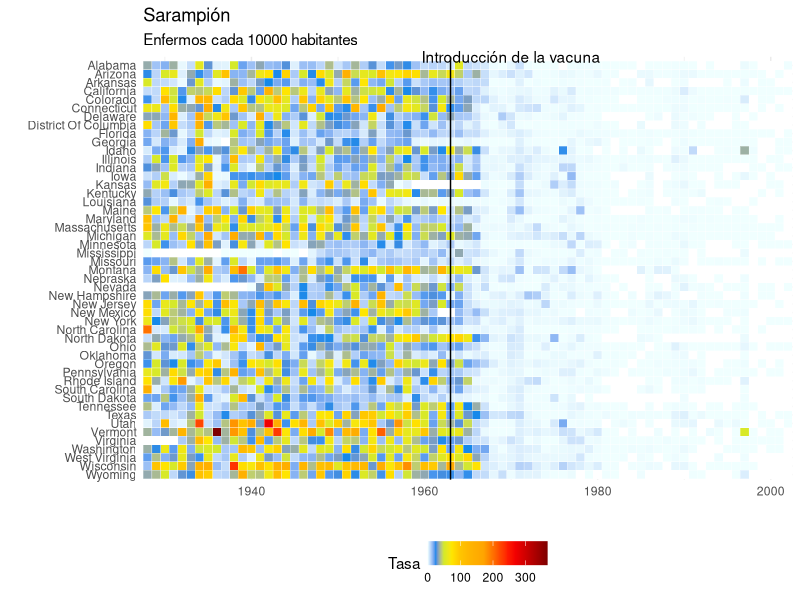

R code for this plot:
## ---- chunk 1
library(tidyverse)
library(here)

## ---- chunk 2

# Measels
# devtools::install_github("rafalab/dslabs")
library(dslabs)
diseases <- dslabs::us_contagious_diseases

# Research!
jet.colors <- colorRampPalette(c("#F0FFFF", "cyan", "#007FFF", "yellow", "#FFBF00", "orange", "red", "#7F0000"), bias = 2.25)


diseases %>% 
  filter(disease == "Measles") %>% 
  filter(!state %in% c("Hawaii", "Alaska")) %>% 
  mutate(rate = count / population * 10000 * 52 / weeks_reporting) %>% 
  mutate(state = reorder(state, desc(state))) %>% 
  ggplot(aes(year, state, fill=rate)) + 
  geom_tile(color = "white") + 
  scale_fill_gradientn(colors = jet.colors(16), na.value = "white", name = "Tasa") + ## research!
  scale_x_continuous(expand = c(0, 0)) + 
  labs(x = "", y = "", title = "Sarampión", subtitle = "Enfermos cada 10000 habitantes") +
  geom_vline(xintercept = 1963) + 
  annotate(geom = "text", x=1970, y = 50, label = "Introducción de la vacuna") + 
  theme_minimal() + 
  coord_cartesian(clip = 'off') + 
  theme(
    legend.position = "bottom",
  )
